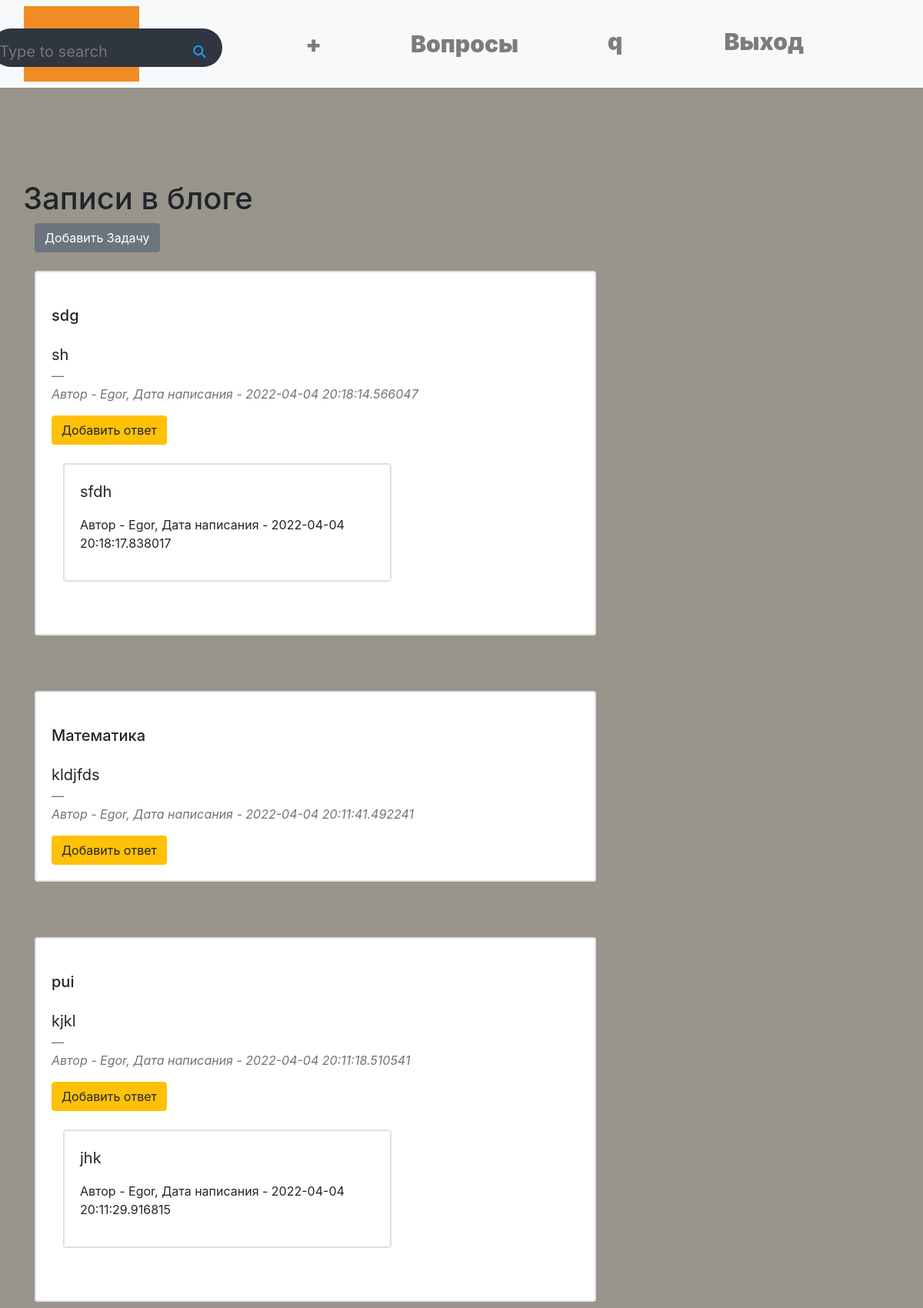
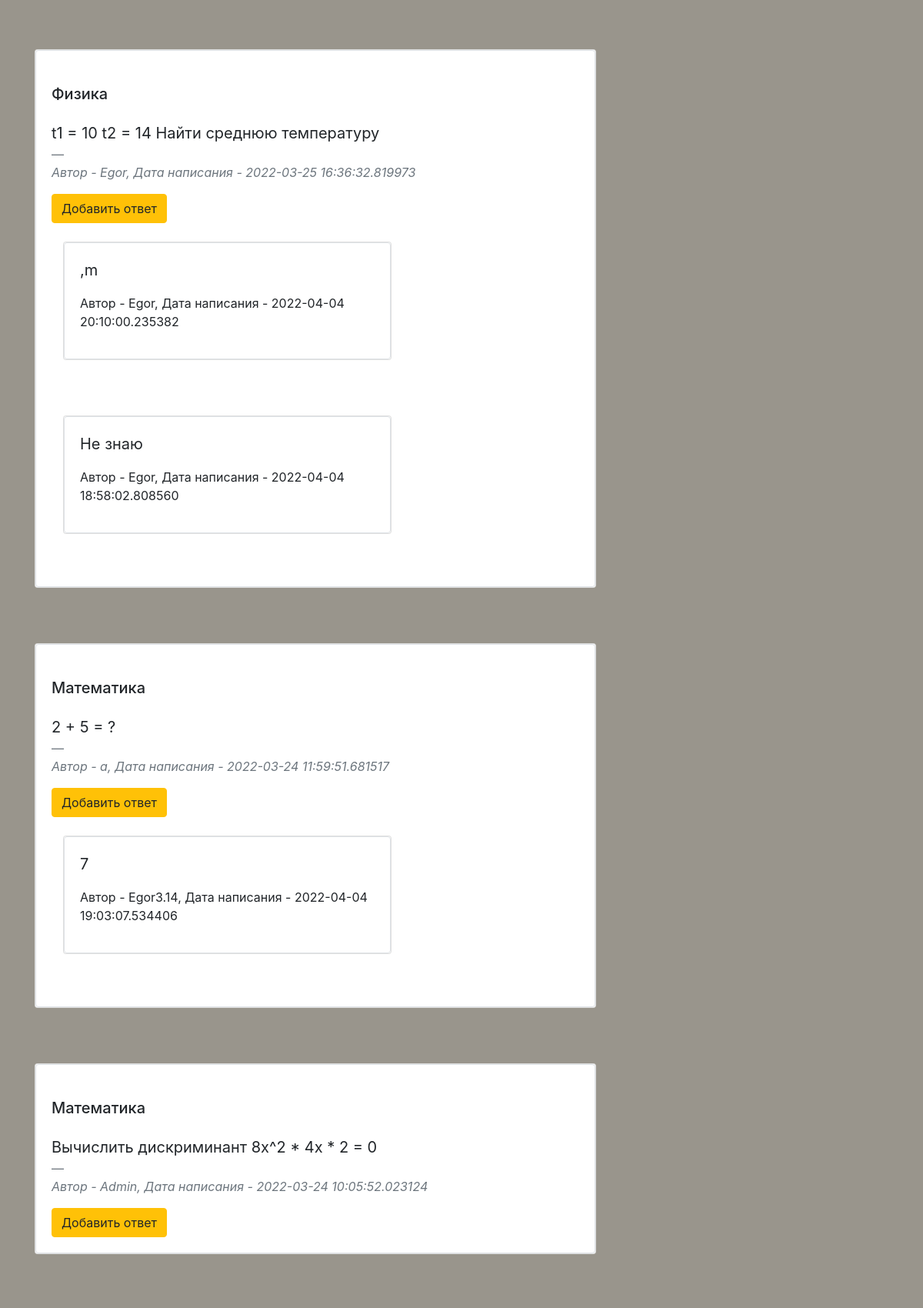
Page /tasks (signed in, upper part) on the committed database (2 pictures, top to bottom).
### data/users.py (models this page shows, shortened)
class User(SqlAlchemyBase, UserMixin):
    __tablename__ = 'users'
    id = sqlalchemy.Column(sqlalchemy.Integer,
                           primary_key=True, autoincrement=True)
    name = sqlalchemy.Column(sqlalchemy.String, nullable=True)
    about = sqlalchemy.Column(sqlalchemy.String, nullable=True)
    email = sqlalchemy.Column(sqlalchemy.String,
                              index=True, unique=True, nullable=True)
    hashed_password = sqlalchemy.Column(sqlalchemy.String, nullable=True)
    created_date = sqlalchemy.Column(sqlalchemy.DateTime,
                                     default=datetime.datetime.now)
    news = orm.relation("News", back_populates='user')
    quest = orm.relation("Quest", back_populates='user')

### data/news.py (models this page shows)
class News(SqlAlchemyBase):
    __tablename__ = 'news'
    id = sqlalchemy.Column(sqlalchemy.Integer,
                           primary_key=True, autoincrement=True)
    title = sqlalchemy.Column(sqlalchemy.String, nullable=True)
    content = sqlalchemy.Column(sqlalchemy.String, nullable=True)
    created_date = sqlalchemy.Column(sqlalchemy.DateTime,
                                     default=datetime.datetime.now)
    is_private = sqlalchemy.Column(sqlalchemy.Boolean, default=True)
    user_id = sqlalchemy.Column(sqlalchemy.Integer,
                                sqlalchemy.ForeignKey("users.id"))
    user = orm.relation('User')

### data/quests.py (models this page shows)
class Quest(SqlAlchemyBase):
    __tablename__ = 'quest'
    id = sqlalchemy.Column(sqlalchemy.Integer,
                           primary_key=True, autoincrement=True)
    content = sqlalchemy.Column(sqlalchemy.String, nullable=True)
    created_date = sqlalchemy.Column(sqlalchemy.DateTime,
                                     default=datetime.datetime.now)
    user_id = sqlalchemy.Column(sqlalchemy.Integer,
                                sqlalchemy.ForeignKey("users.id"))
    news_id = sqlalchemy.Column(sqlalchemy.Integer,
                                sqlalchemy.ForeignKey("news.id"))
    user = orm.relation('User')

### main.py (the view)
@app.route("/tasks")
def index():
    db_sess = db_session.create_session()
    news = db_sess.query(News).filter(News.is_private != True)
    quest = db_sess.query(Quest)
    return render_template("tasks.html", news=news, quest=quest)

### data/db_session.py (called while the page is built)
def create_session() -> Session:
    global __factory
    return __factory()

### main.py (called while the page is built)
@login_manager.user_loader
def load_user(user_id):
    db_sess = db_session.create_session()
    user = db_sess.query(User).all()
    return db_sess.query(User).get(user_id)

### templates/tasks.html (shortened to what this page needs)
{% extends "base.html" %}
{% block content %}
<div class="container">
    <section class="mt-4">
        <div class="row">
            <h1>Записи в блоге</h1>
        </div>
        {% if current_user.is_authenticated %}
            <a href="news" class="btn btn-secondary">Добавить Задачу</a>
        {% endif %}
    </section>
</div>
{% for item in news[::-1]%}
<div class="container">
    <section class="mt-4">
        <div class="row">
            <div class="col-md-8 mb-4">
                <div class="card mb-4 wow fadeIn">
                    <div class="col-md6 border rounded card-body">
                        <p class="h5 my-4">{{item.title}}</p>
                        <blockquote class="blockquote">
                            <p class="mb-0 ">
                                {{item.content}}
                            </p>
                            <footer class="blockquote-footer">
                                <cite title="Hello">
                                    {% if item.user.name[-4:] == "3.14"%}
                                        <div>
										    Автор - {{item.user.name[:-4]}}, Дата написания - {{item.created_date}}
                                        </div>
									{% else %}
									    <div>
										    Автор - {{item.user.name}}, Дата написания - {{item.created_date}}
                                        </div>
									{% endif %}
                                </cite>
                            </footer>
                        </blockquote>
                        <div>
                            <a href="/quests/{{ item.id }}" class="btn btn-warning">
                                Добавить ответ
                            </a>
                        <div>
                            {% for q in quest[::-1]%}
                                {% if item.id == q.news_id %}
                                <div class="container">
                                    <section class="mt-4">
                                        <div class="row">
                                            <div class="col-md-8 mb-4">
                                                <div class="card mb-4 wow fadeIn">
                                                    <div class="col-md6 border rounded card-body">
                                                        <blockquote class="blockquote">
                                                            <p class="mb-0 ">
                                                                {{q.content}}
                                                            </p>
                                                        </blockquote>
                                                        <p>
                                                            {% if item.user.name[-4:] == "3.14"%}
                                                                <div>
									                	            Автор - {{q.user.name[:-4]}}, Дата написания - {{q.created_date}}
                                                                </div>
                                                            {% else %}
									                            <div>
									                	            Автор - {{q.user.name}}, Дата написания - {{q.created_date}}
                                                                </div>
									                        {% endif %}
                                                        </p>
                                                    </div>
                                                </div>
                                            </div>
                                        </div>
                                    </section>
                                </div>
                                {% endif %}
                                {% endfor %}
                        </div>
                    </div>
                </div>
            </div>
        </div>
    </section>
</div>
{% endfor %}
{% endblock %}

### templates/base.html (shortened to what this page needs)
<!doctype html>
<html lang="en">
    <head>
        <link rel="stylesheet"
              href="https://stackpath.bootstrapcdn.com/bootstrap/4.4.1/css/bootstrap.min.css"
>
		<link rel="stylesheet" type="text/css" href="/static/css/style.css">
    </head>
    <body>
		<header>
			<nav class="navbar navbar-expand-md navbar-light bg-light sticky-top">
					{% if current_user.is_authenticated %}
					<div class="container-fluid">
						<a href="/" class="navbar-brad"><img src="/static/img/test-logo.jpg"></a>
						<div class="collapse navbar-collapse" id="navbarResponsive">
							<ul class="navbar-nav ml-auto">
								<li class="nav-item">
									<div class="search-box">
										<input class="search-txt" type="text" name="" placeholder="Type to search">
										<a href="/tasks" class="search-btn">
											<i class="fas fa-search"></i>
										</a>
									</div>
								</li>
								<li class="nav-item">
									<a href="/news" class="nav-link big-font-size">+</a>
								</li>
								<li class="nav-item">
									<a href="/tasks" class="nav-link big-font-size">Вопросы</a>
								</li>
								<li class="nav-item">
									{% if current_user.name[-4:] == "3.14"%}
										<a class="navbar-brand nav-link big-font-size" href="">{{ current_user.name[:-4]}}</a>
									{% else %}
									    <a class="navbar-brand nav-link big-font-size" href="">{{ current_user.name}}</a>
									{% endif %}
								</li>
								<li class="nav-item">
									<a class="navbar-brand nav-link big-font-size" href="/logout">Выход</a>
								</li>
							</ul>
						</div>
					</div>
				{% endif %}
			</nav>
		</header>
		<main class="mt-5 pt-5">
			{% block content %}
			{% endblock %}
		</main>
	</body>
</html>

### static/css/style.css (style rules this page uses)
.navbar-nav li { padding-right: 100px; }
a { font-weight: 1000; }
.big-font-size { font-size: 30px; }
* { margin:0; padding:0; }
body { background-color: #99958C; }
.search-box { position: absolute; top: 50%; transform: translate(-100%, -40%); background: #2f3640; height: 50px; width: 300px; border-radius: 40px; padding: 10px; }
.search-btn { color: #1da1f3; float: right; width: 40px; height: 40px; border-radius: 50%; background: #2f3640; display: flex; justify-content: center; align-items: center; text-decoration: none; }
.search-txt { border: none; background: none; outline: none; float: left; padding: 0; color: white; font-size: 20px; transition: 0.4s; line-height: 40px; width: 220px; }

### rows in the picture
User: name "q"
News: title "sdg", content "sh", user "Egor", created_date "2022-04-04 20:18:14.566047"
Quest: content "sfdh", user "Egor", created_date "2022-04-04 20:18:17.838017"
News: title "Математика", content "kldjfds", user "Egor", created_date "2022-04-04 20:11:41.492241"
News: title "pui", content "kjkl", user "Egor", created_date "2022-04-04 20:11:18.510541"
Quest: content "jhk", user "Egor", created_date "2022-04-04 20:11:29.916815"
News: title "Физика", content "t1 = 10 t2 = 14 Найти среднюю температуру", user "Egor", created_date "2022-03-25 16:36:32.819973"
Quest: content ",m", user "Egor", created_date "2022-04-04 20:10:00.235382"
Quest: content "Не знаю", user "Egor", created_date "2022-04-04 18:58:02.808560"
News: title "Математика", content "2 + 5 = ?", user.name "a", created_date "2022-03-24 11:59:51.681517"
Quest: content "7", user.name "Egor3.14", created_date "2022-04-04 19:03:07.534406"
News: title "Математика", content "Вычислить дискриминант 8x^2 * 4x * 2 = 0", user "Admin", created_date "2022-03-24 10:05:52.023124"
